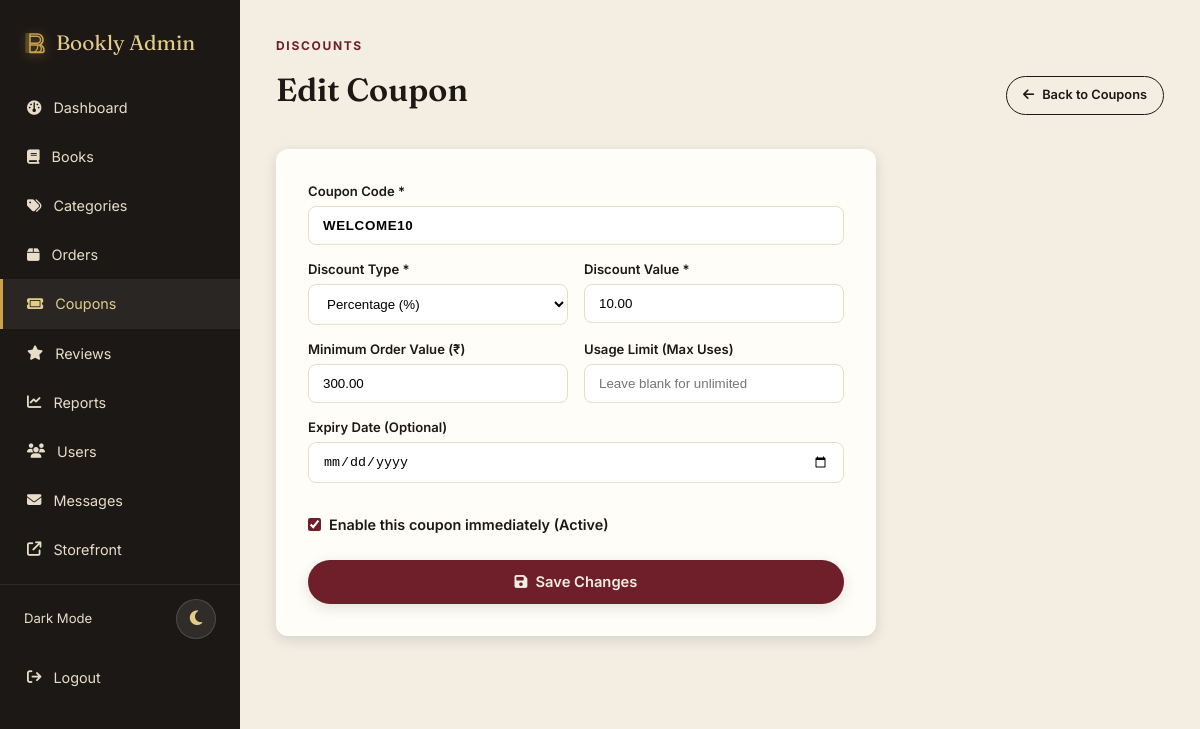
Screenshot of /admin/coupon_form.php?id=1 (signed in) with the database file from the repository.
### tables this page shows
CREATE TABLE `coupons` (
  `id` int unsigned NOT NULL AUTO_INCREMENT,
  `code` varchar(40) NOT NULL,
  `discount_type` enum('percent','flat') NOT NULL DEFAULT 'percent',
  `discount_value` decimal(10,2) NOT NULL,
  `min_order_value` decimal(10,2) NOT NULL DEFAULT '0.00',
  `max_uses` int unsigned DEFAULT NULL,
  `used_count` int unsigned NOT NULL DEFAULT '0',
  `expires_at` date DEFAULT NULL,
  `active` tinyint(1) NOT NULL DEFAULT '1',
  `created_at` timestamp NOT NULL DEFAULT CURRENT_TIMESTAMP,
  PRIMARY KEY (`id`),
  UNIQUE KEY `code` (`code`),
  KEY `idx_coupons_active_exp` (`active`,`expires_at`)
);

### includes/functions.php (called while the page is built, shortened)
<?php
function h($str) {
    return htmlspecialchars($str ?? '', ENT_QUOTES, 'UTF-8');
}

### admin/coupon_form.php (the view, shortened to what this page needs)
<?php
require_once '../config.php';
require_once '../includes/functions.php';
$id = (int) ($_GET['id'] ?? 0);
$coupon = [
    'code' => '',
    'discount_type' => 'percent',
    'discount_value' => '10',
    'min_order_value' => '0',
    'max_uses' => '',
    'expires_at' => '',
    'active' => 1
];
if ($id) {
    $stmt = $pdo->prepare('SELECT * FROM coupons WHERE id = ?');
    $stmt->execute([$id]);
    $existing = $stmt->fetch();
    if ($existing) {
        $coupon = $existing;
    } else {
        flash('error', 'Coupon not found.');
        redirect('coupons.php');
    }
}
require_once 'includes/admin_header.php';
?>
<div class="section-head">
  <div>
    <span class="eyebrow">Discounts</span>
    <h2><?= $id ? 'Edit Coupon' : 'Add New Coupon'; ?></h2>
  </div>
  <a href="coupons.php" class="btn btn-outline btn-sm"><i class="fas fa-arrow-left"></i> Back to Coupons</a>
</div>
<form action="" method="post" class="admin-form" style="max-width:600px; background:#fffdf8; padding:32px; border-radius:12px; box-shadow:var(--shadow-sm);">
  <label for="code">Coupon Code *</label>
  <input type="text" id="code" name="code" required value="<?= h($coupon['code']); ?>" placeholder="e.g. FESTIVAL20" style="text-transform:uppercase; font-weight:700; letter-spacing:.05em;" autofocus>
  <div style="display:grid; grid-template-columns:1fr 1fr; gap:16px;">
    <div>
      <label for="discount_type">Discount Type *</label>
      <select id="discount_type" name="discount_type">
        <option value="percent" <?= $coupon['discount_type'] === 'percent' ? 'selected' : ''; ?>>Percentage (%)</option>
      </select>
    </div>
    <div>
      <label for="discount_value">Discount Value *</label>
      <input type="number" id="discount_value" name="discount_value" step="0.01" min="0.01" required value="<?= h($coupon['discount_value']); ?>" placeholder="e.g. 10 or 50.00">
    </div>
  </div>
  <div style="display:grid; grid-template-columns:1fr 1fr; gap:16px;">
    <div>
      <label for="min_order_value">Minimum Order Value (₹)</label>
      <input type="number" id="min_order_value" name="min_order_value" step="0.01" min="0" value="<?= h($coupon['min_order_value']); ?>" placeholder="0 for no minimum">
    </div>
    <div>
      <label for="max_uses">Usage Limit (Max Uses)</label>
      <input type="number" id="max_uses" name="max_uses" min="1" value="<?= h($coupon['max_uses'] ?? ''); ?>" placeholder="Leave blank for unlimited">
    </div>
  </div>
  <label for="expires_at">Expiry Date (Optional)</label>
  <input type="date" id="expires_at" name="expires_at" value="<?= h($coupon['expires_at'] ?? ''); ?>">
  <div style="margin:16px 0 24px;">
    <label style="display:flex; align-items:center; gap:8px; cursor:pointer; font-size:.9rem;">
      <input type="checkbox" name="active" value="1" <?= $coupon['active'] ? 'checked' : ''; ?> style="width:auto; margin:0; accent-color:var(--wine);">
      Enable this coupon immediately (Active)
    </label>
  </div>
  <button type="submit" class="btn btn-primary" style="width:100%;">
    <i class="fas fa-floppy-disk"></i> <?= $id ? 'Save Changes' : 'Create Coupon'; ?>
  </button>
</form>
<?php require_once 'includes/admin_footer.php'; ?>

### rows the page displays
coupons: code "WELCOME10", discount_type "Percentage (%)", discount_value "10.00", min_order_value "300.00", active "☑"
